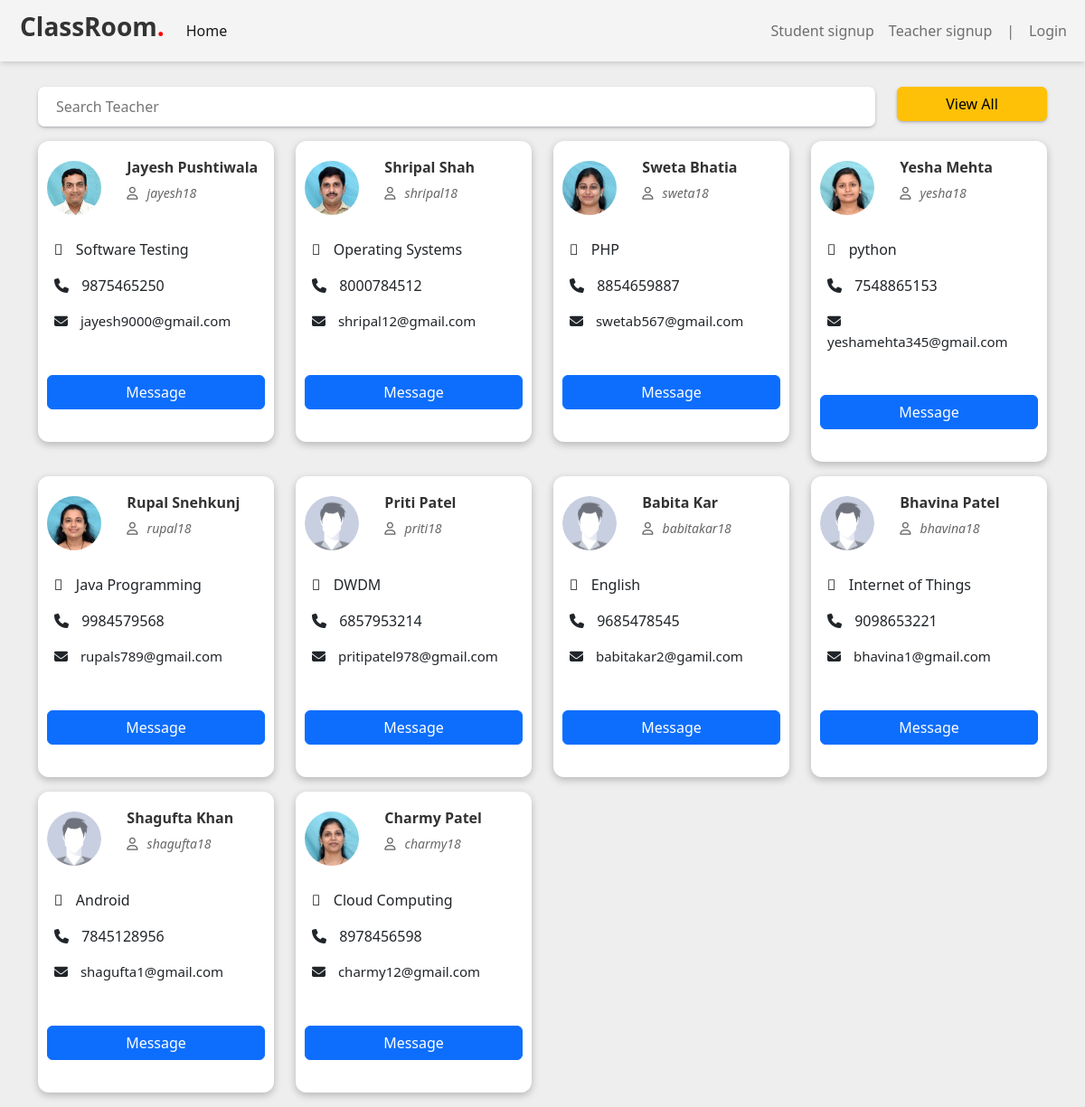
The app's page /classroom/teachers_list/ with its own data.
### classroom/models.py (models this page shows, shortened)
class Teacher(models.Model):
    user = models.OneToOneField(
        User, on_delete=models.CASCADE, primary_key=True, related_name='Teacher')
    name = models.CharField(max_length=250)
    subject_name = models.CharField(max_length=200, blank=True)
    email = models.EmailField(max_length=254)
    phone = models.IntegerField()
    teacher_profile_pic = models.ImageField(
        upload_to="classroom/teacher_profile_pic", blank=True)
    class_students = models.ManyToManyField(Student, through="StudentsInClass")

class User(AbstractUser):
    is_student = models.BooleanField(default=False)
    is_teacher = models.BooleanField(default=False)

### classroom/views.py (the view)
# urls.py: path('teachers_list/',views.teachers_list,name="teachers_list"),
def teachers_list(request):
    query = request.GET.get("q", None)
    qs = Teacher.objects.all()
    if query is not None:
        qs = qs.filter(
            Q(name__icontains=query)
        )
    context = {
        "teachers_list": qs,
    }
    template = "classroom/teachers_list.html"
    return render(request, template, context)

### template/classroom/teachers_list.html
{% extends "classroom/base.html" %}
{% load static %}
{% block content %}
<div>
  <div class="container">
    <div class="row mt-5 pt-5">
      <div class="col-lg-10">
        <form method='GET' action="{% url 'classroom:teachers_list' %}">
          <p><input type='search' class="search" name='q' placeholder='Search Teacher'></p>
        </form>
      </div>
      <div class="col-lg-2">
        <a href="{{ teacher_list.url }}" class="btn btn-warning w-100"
          style="box-shadow: rgba(50, 50, 93, 0.25) 0px 2px 5px -1px, rgba(0, 0, 0, 0.3) 0px 1px 3px -1px; ">View
          All</a>
      </div>
    </div>
  </div>
  <div class="container">
    <div class="row d-flex justify-content-start" style="flex-wrap:wrap;">
      {% for teacher in teachers_list %}
      <div class="col-lg-3  col-md-4 mb-3">
        <div class="t-profile-css">
          <div class="row upper-profile d-flex align-items-center">
            <div class="col-4">
              <div class="t-avatar">
                {% if teacher.teacher_profile_pic %}
                <img src="{{ teacher.teacher_profile_pic.url }}" alt="">
                {% else %}
                <img src="{% static 'images/avatar.jpg' %}" alt="">
                {% endif %}
              </div>
            </div>
            <div class="col-8">
              <h4>{{ teacher.name }}</h4>
              <p><i class="far fa-user"></i>{{teacher.user.username }}</p>
            </div>
          </div>
          <div class="profile-details mt-3">
            <p><i class="fal fa-user-tag"></i> {{ teacher.subject_name }}</p>
            <p><i class="fa-solid fa-phone"></i> {{teacher.phone }}</p>
            <p><i class="fa-solid fa-envelope"></i> {{teacher.email }}</p>
          </div>
          <br>
          <a href="{% url 'classroom:write_message' pk=teacher.pk %}">
            <p class="btn btn-primary btn-x">Message</p>
          </a>
        </div>
      </div>
      {% endfor %}
    </div>
  </div>
</div>
{% endblock %}

### template/classroom/base.html (shortened to what this page needs)
<!DOCTYPE html>
{% load static %}
<html lang="en" dir="ltr">
<head>
  {% load static %}
  <link rel="stylesheet" href="{% static 'css/aos.scss' %}">
  <link rel="stylesheet" href="https://unpkg.com/aos@next/dist/aos.css" />
  <link rel="stylesheet" href="{% static 'css/bootstrap.min.css' %}">
  <link rel="stylesheet" href="{% static 'css/style.css' %}">
  <link rel="stylesheet" href="https://pro.fontawesome.com/releases/v5.10.0/css/all.css"
 />
  <link rel="stylesheet" href="https://pro.fontawesome.com/releases/v5.10.0/css/all.css"
 />
  <link rel="stylesheet" href="https://cdnjs.cloudflare.com/ajax/libs/font-awesome/6.1.1/css/all.min.css"
 />
  <link href="{% static 'fontawesomefree/css/solid.css' %}" rel="stylesheet" type="text/css">
</head>
<body>
  <nav class="navbar navbar-expand-lg bg-light">
    <div class="container-fluid">
      <a class="navbar-brand" href="/">
        <div class="logo">
          <h2 style="font-weight: 700; color:#333; font-size:28px; padding-left: 10px;">ClassRoom<span
              style="color:red;">.</span></h2>
        </div>
      </a>
      <div class="collapse navbar-collapse" id="navbarNavDropdown">
        <ul class="navbar-nav">
          {% if user.is_authenticated %}
          {% if user.is_student %}
          <li class="nav-item">
            <a class="nav-link active" href="/classroom/studentclass/">Classroom</a>
          </li>
          &nbsp;
          <li class="nav-item">
            <a class="nav-link" href="{% url 'classroom:class_notice' pk=user.pk %}">Notice</a>
          </li>
          &nbsp;
          <li class="nav-item">
            <a class="nav-link" href="{% url 'classroom:class_assignment' %}">Assignment</a>
          </li>
          {% endif %}
          {% if user.is_teacher %}
          <li class="nav-item">
            <a class="nav-link" href="{% url 'classroom:dashboard' %}">Dashbaord</a>
          </li>
          {% endif %}
          {% else %}
          <li class="nav-item">
            <a class="nav-link active" aria-current="page" href="/">Home</a>
          </li>
          {% endif %}
        </ul>
      </div>
      <div class="d-flex">
        <ul class="navbar-nav">
          <li class="nav-item dropdown">
            <a class="nav-link " href="#">
              {% if user.is_authenticated %}
              <span> Hello,{{user.username}}</span>
            </a>
          </li>
          <li class="nav-item">
            <a class="nav-link" href="{% url 'classroom:logout' %}">logout</a>
          </li>
          {% else %}
          <li class="nav-item"><a class="nav-link" href="{% url 'classroom:StudentSignUp' %}">Student signup</a></li>
          <li class="nav-item"><a class="nav-link" href="{% url 'classroom:TeacherSignUp' %}">Teacher signup</a></li>
          <li class="nav-item"> <span class="nav-link">| </span> </li>
          <li class="nav-item"><a class="nav-link" href="{% url 'classroom:login' %}">Login</a></li>
          {% endif %}
          </li>
        </ul>
      </div>
    </div>
  </nav>
  {% block content %} {% endblock content %}
</body>
</html>

### static/css/style.css (style rules this page uses)
:root { --p-color: #75E6DA; --s-color: #30E3CA; --t-color: #40514E; --b-color: #E4F9F5; }
body { background: rgb(238, 238, 238); }
html { scroll-behavior: smooth; }
.bg-light { background-color: #f4f4f4 !important; box-shadow: rgba(0, 0, 0, 0.1) 0px 4px 6px -1px, rgba(0, 0, 0, 0.06) 0px 2px 4px -1px; }
.navbar { position: fixed; top: 0; right: 0; left: 0; z-index: 100; }
.navbar-brand { font-weight: 600; font-size: 20px; }
.btn-x { width: 100% !important; }
.upper-profile .col-8 h4 { font-size: 16px; color: #333; font-weight: 600; }
.t-avatar { width: 60px; height: 60px; border-radius: 50%; overflow: hidden; }
.t-avatar img { width: 100%; }
.upper-profile .col-8 i { font-size: 14px; color: #666; margin-right: 10px; }
.upper-profile .col-8 p { font-size: 14px; color: #666; font-style: italic; }
.profile-details { padding: 8px; border-radius: 12px; background: #fff; }
.profile-details p:nth-child(3) { font-size: 15px; }
.t-profile-css { box-shadow: rgba(0, 0, 0, 0.05) 0px 6px 24px 0px, rgba(0, 0, 0, 0.08) 0px 0px 0px 1px; border-radius: 12px; padding: 20px 10px; background: #fff; box-shadow: rgba(0, 0, 0, 0.24) 0px 3px 8px; }
.search { padding: 10px 20px; width: 100%; color: #666; border-radius: 7px; border: none; box-shadow: rgba(50, 50, 93, 0.25) 0px 2px 5px -1px, rgba(0, 0, 0, 0.3) 0px 1px 3px -1px; }
.profile-details p i { margin-right: 10px; }

### records on screen
Teacher: teacher_profile_pic (picture), name "Jayesh Pushtiwala", user.username "jayesh18", subject_name "Software Testing", phone "9875465250", email "jayesh9000@gmail.com"
Teacher: teacher_profile_pic (picture), name "Shripal Shah", user.username "shripal18", subject_name "Operating Systems", phone "8000784512", email "shripal12@gmail.com"
Teacher: teacher_profile_pic (picture), name "Sweta Bhatia", user.username "sweta18", subject_name "PHP", phone "8854659887", email "swetab567@gmail.com"
Teacher: teacher_profile_pic (picture), name "Yesha Mehta", user.username "yesha18", subject_name "python", phone "7548865153", email "yeshamehta345@gmail.com"
Teacher: teacher_profile_pic (picture), name "Rupal Snehkunj", user.username "rupal18", subject_name "Java Programming", phone "9984579568", email "rupals789@gmail.com"
Teacher: name "Priti Patel", user.username "priti18", subject_name "DWDM", phone "6857953214", email "pritipatel978@gmail.com"
Teacher: name "Babita Kar", user.username "babitakar18", subject_name "English", phone "9685478545", email "babitakar2@gamil.com"
Teacher: name "Bhavina Patel", user.username "bhavina18", subject_name "Internet of Things", phone "9098653221", email "bhavina1@gmail.com"
Teacher: name "Shagufta Khan", user.username "shagufta18", subject_name "Android", phone "7845128956", email "shagufta1@gmail.com"
Teacher: teacher_profile_pic (picture), name "Charmy Patel", user.username "charmy18", subject_name "Cloud Computing", phone "8978456598", email "charmy12@gmail.com"
